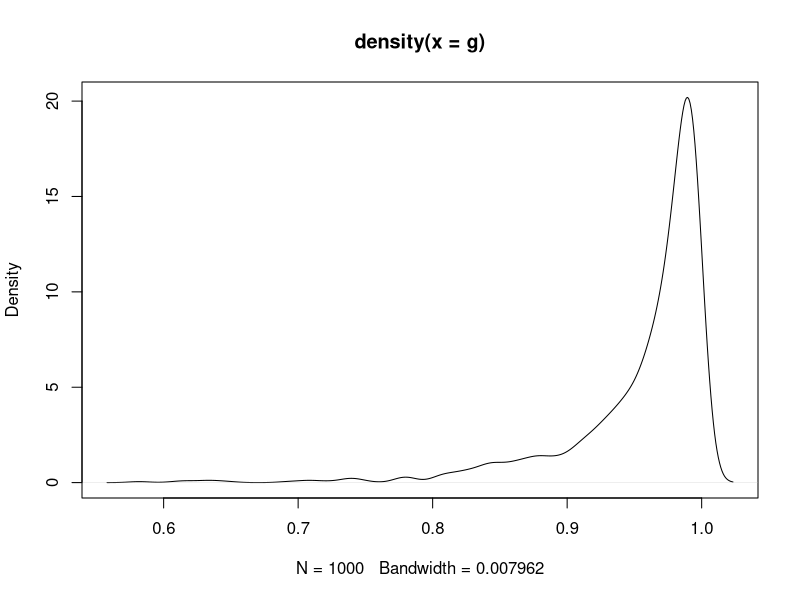
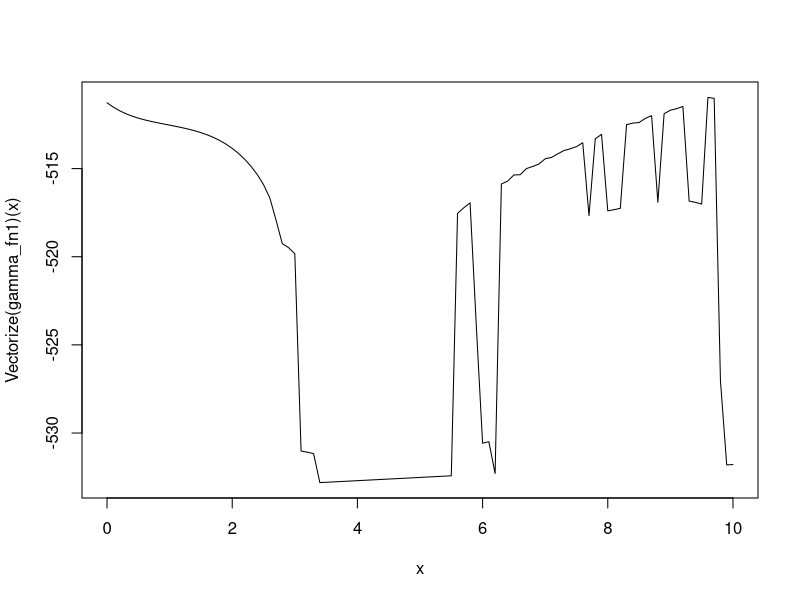

Source code (R) for these figures, in order:
library(tidyverse)
library(ggplot2)
library(MASS)
library(lattice)
library(scatterplot3d)
library(nleqslv)

rm(list = ls(all.names = TRUE))

# サンプルサイズ
n = 1000

# 共変量の分布の設定、乱数の発生
mu <- c(0,0,0,0)

## 相関パラメータ
rho <- 0
Sigma <- matrix(c(1,rho,rho,rho,
                  rho,1,rho,rho,
                  rho,rho,1,rho,
                  rho,rho,rho,1),4,4)

XX <- mvrnorm(n, mu, Sigma)

# 処置の分布の設定,生成
T_lm <- 0.2+XX[,1]+XX[,2]+XX[,3]+XX[,4]
p_T <- exp(T_lm)/(1+exp(T_lm))

TT <- rep(0,n)
for (i in 1:n) {
  TT[i] <- rbinom(1,size=1,prob=p_T[i])
}

betax <- 0.2+TT+XX[,1]+XX[,2]

# 誤判別確率の生成
## アウトカムに誤判別が含まれる割合
mp <- 0.01
mp_size <- n * mp

## 誤判別のアウトカムのインデックス
mp_id <- sort(betax, decreasing = F, index=T)$ix %>% head(mp_size/2) 
mp_id <- mp_id %>% append(sort(betax, decreasing = T, index=T)$ix %>% head(mp_size/2))


# Potential outcomesの分布の設定
# アウトカムの回帰パラメータの設定
Y_lm1 <- 0.2+1+XX[,1]+XX[,2]; Y_lm0 <- 0.2+XX[,1]+XX[,2]
p_Y1 <- exp(Y_lm1)/(1+exp(Y_lm1)); p_Y0 <- exp(Y_lm0)/(1+exp(Y_lm0))


#　誤判別を含むアウトカムデータの生成
## Misclassified outcomesの割合の設定

YY1 <- YY0 <- YY <- rep(0,n);
for(i in 1:n){
  # potential outcomesの乱数の発生
  YY1[i] <- rbinom(1,size=1,prob=p_Y1[i])
  YY0[i] <- rbinom(1,size=1,prob=p_Y0[i])
 
  # 観測されるoutcome
  YY[i] <- TT[i]*YY1[i]+(1-TT[i])*YY0[i]
  
  # Misclassified outcomesの設定
  if(i %in% mp_id){
    if(YY[i]==1) {
      YY[i] <-  0
    }else if(YY[i]==0){
      YY[i] <- 1
    }
  }
}

# sum((TT*YY1 + (1-TT)*YY0) == YY) 

# 真の因果効果 (通常は推定不可能)
tau0 <- mean(YY1)-mean(YY0)
tau_naive <- mean(YY[TT==1])-mean(YY[TT==0])

# 傾向スコアの算出
ps_fit <- glm(TT~XX, family=binomial)$fit

# ZZ
ZZ <- XX[,1:2]
ZZ_tilde <- XX[,3:4]

####アウトカム回帰のみのモデル####

# 推定方程式
estimate_eq <- function(beta){
  beta_0 <- beta[1]
  beta_t <- beta[2]
  beta_z <- beta[3:4]
  
  or_ml <- beta_0 + TT*beta_t + ZZ%*%beta_z
  lp <- exp((gamma+1)*(or_ml))
  lq <- exp(YY*(gamma+1)*(or_ml))
  pi <- lp/(1+lp)
  g <- (lq/(1+lp))^(gamma/(1+gamma))
  w <- ifelse(TT==1, 1/ps_fit, 1/(1-ps_fit))
  
  return(c(t(w*g*(YY-pi))%*%rep(1,1000), t(w*g*(YY-pi))%*%TT, t(w*g*(YY-pi))%*%ZZ))
}

# パラメータ推定 c(0,1,1,1)
estimate_pra_fn <- function(gamma){
  gamma <<- gamma
  beta_hat <- nleqslv(c(0,0,0,0), estimate_eq, method = "Newton")$x
  
  return(list(beta_hat=beta_hat, gamma=gamma))
}


## 重みのプロット
plot_fn <- function(beta,gamma,type="density"){
  beta_0 <- beta[1]
  beta_t <- beta[2]
  beta_z <- beta[3:4]
  
  or_ml <- beta_0 + TT*beta_t + ZZ%*%beta_z
  lp <- exp((gamma+1)*(or_ml))
  lq <- exp(YY*(gamma+1)*(or_ml))
  pi <- lp/(1+lp)
  g <- (lq/(1+lp))^(gamma/(1+gamma))
  
  if(type == "density"){
    plot(density(g))
  }else if(type == "hist"){
    hist(g)
  }else{
    print("error")
  }
}


## 結果

gamma <- 0.1
beta_hat <- estimate_pra_fn(gamma)$beta_hat
print(beta_hat)
plot_fn(beta_hat, gamma, type = "density")



# gamma <- 1
# beta_hat <- estimate_pra_fn(gamma)
# 
# beta_t <- beta_hat[2]


# ガンマの選択について
gamma_0 <- 0.1
gamma <- 0.1

gamma_fn1 <- function(gamma){
  beta_hat <- estimate_pra_fn(gamma)$beta_hat
  
  or_ml <- beta_hat[1] + TT*beta_hat[2] + ZZ%*%beta_hat[3:4]
  lp <- exp(or_ml)
  pi <- lp/(1+lp)
  return(-sum(pi^(gamma_0+1)+(1-pi)^(gamma_0+1))^(1/(gamma_0+1)))
}

gamma_hat <- optimise(gamma_fn1,c(0,2.5))$minimum

## plot
curve(Vectorize(gamma_fn1)(x), 0, 10)
# plot(gamma_fn1, 0, 10)


# gamma_fn2 <- function(gamma){
#   
#   gamma <<- gamma
#   beta_hat <- estimate_pra_fn(gamma)
#   
#   or_ml <- beta_hat[1] + TT*beta_hat[2] + ZZ%*%beta_hat[3:4]
#   lp <- exp(or_ml)
#   pi <- lp/(1+lp)
#   return(-prod(pi^(YY)*(1-pi)^(1-YY)))
# }
# 
# gamma_hat <- optimise(gamma_fn2,c(0,2.5))$minimum


# 新たなガンマによる推定結果

beta_hat_gamma_hat <- estimate_pra_fn(gamma_hat)


# まとめた推定

## 最適化のための関数にパラメータを入れられない

gamma_0 <- 0.1
estimate_fn <- function(gamma_0){
  gamma_0 <<- gamma_0
  gamma_hat <- optimise(gamma_fn1,c(0,2.5))$minimum
  
  beta_hat_gamma <- estimate_pra_fn(gamma_hat)$beta_hat
  
  return(list(beta_hat_gamma=beta_hat_gamma, gamma_hat=gamma_hat))
}






#  glmでgamma=0のときと一致するかの確認
##0.3678035 0.5080564 0.2977938 0.3353576

w <- ifelse(TT==1, 1/ps_fit, 1/(1-ps_fit))
result <- glm(YY~TT+XX[,1:2], family = binomial, weights = w)
